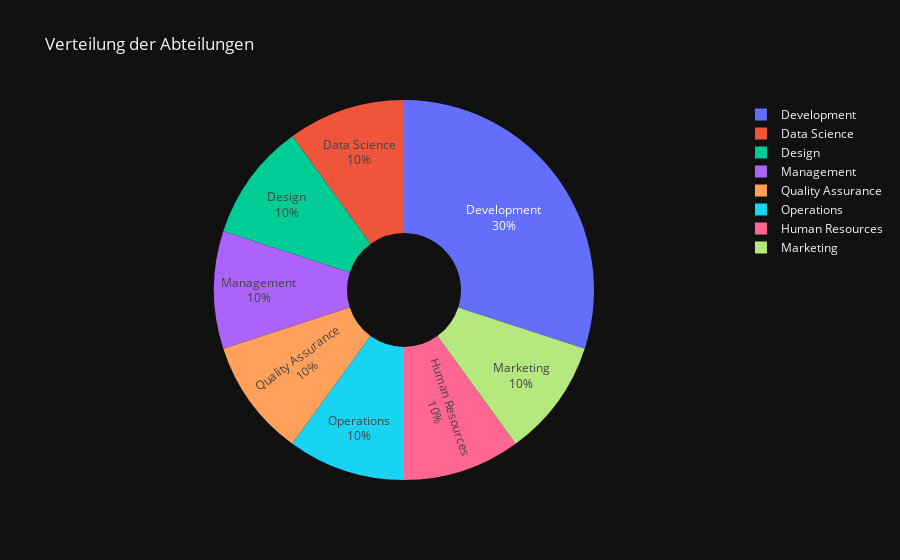

Notebook source saved alongside this figure:
### Code cell
# Berechnung der Verteilung der Abteilungen
department_distribution = df['Department'].value_counts().reset_index()
department_distribution.columns = ['Department', 'Count']

# Plot des Kreisdiagramms (Pie Chart) mit Plotly
fig = px.pie(department_distribution, 
             names='Department', 
             values='Count', 
             title='Verteilung der Abteilungen', 
             hole=0.3,  # Für ein Donut-Diagramm, falls gewünscht
             labels={'Department': 'Abteilung', 'Count': 'Anzahl'},
             template='plotly_dark',  # Optional: Dunkles Thema
             )

# Layout aktualisieren für bessere Optik
fig.update_traces(textposition='inside', textinfo='percent+label')
fig.update_layout(showlegend=True)

# Diagramm anzeigen
fig.show()

### Figure 1 — Plotly figure (JSON) as saved in the notebook; plotly's stock layout.template omitted (floating-point values rounded to 4 significant figures)
{"data": [{"domain": {"x": [0, 1], "y": [0, 1]}, "hole": 0.3, "hovertemplate": "Abteilung=%{label}<br>Anzahl=%{value}<extra></extra>", "labels": ["Development", "Data Science", "Design", "Management", "Quality Assurance", "Operations", "Human Resources", "Marketing"], "legendgroup": "", "name": "", "showlegend": true, "textinfo": "percent+label", "textposition": "inside", "type": "pie", "values": [3, 1, 1, 1, 1, 1, 1, 1]}], "layout": {"legend": {"tracegroupgap": 0}, "showlegend": true, "title": {"text": "Verteilung der Abteilungen"}}}
